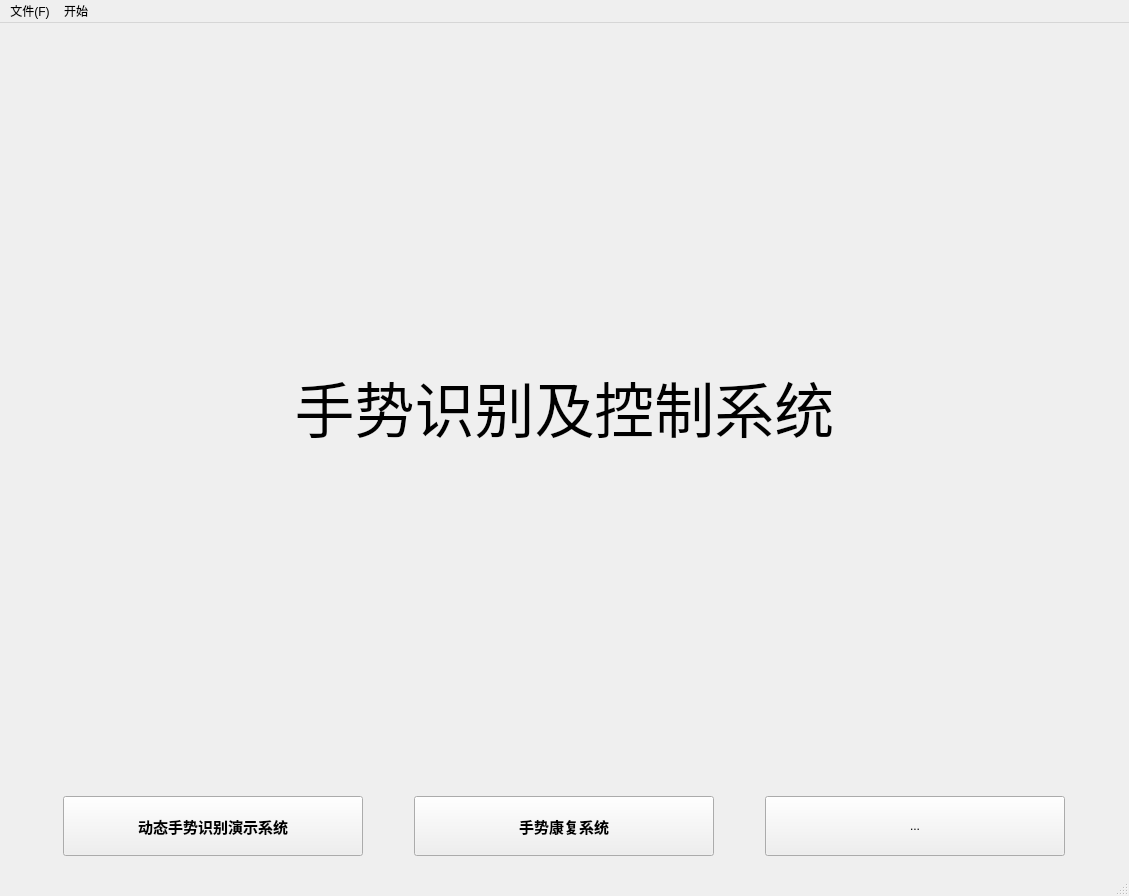
<?xml version="1.0" encoding="UTF-8"?>
<ui version="4.0">
 <class>MainWindow</class>
 <widget class="QMainWindow" name="MainWindow">
  <property name="geometry">
   <rect>
    <x>0</x>
    <y>0</y>
    <width>1129</width>
    <height>896</height>
   </rect>
  </property>
  <property name="windowTitle">
   <string>MainWindow</string>
  </property>
  <widget class="QWidget" name="centralwidget">
   <layout class="QVBoxLayout" name="verticalLayout">
    <item>
     <spacer name="verticalSpacer_2">
      <property name="orientation">
       <enum>Qt::Vertical</enum>
      </property>
      <property name="sizeHint" stdset="0">
       <size>
        <width>20</width>
        <height>40</height>
       </size>
      </property>
     </spacer>
    </item>
    <item>
     <widget class="QLabel" name="label">
      <property name="minimumSize">
       <size>
        <width>0</width>
        <height>0</height>
       </size>
      </property>
      <property name="maximumSize">
       <size>
        <width>16777215</width>
        <height>16777215</height>
       </size>
      </property>
      <property name="font">
       <font>
        <family>黑体</family>
        <pointsize>45</pointsize>
       </font>
      </property>
      <property name="text">
       <string>手势识别及控制系统</string>
      </property>
      <property name="alignment">
       <set>Qt::AlignCenter</set>
      </property>
     </widget>
    </item>
    <item>
     <spacer name="verticalSpacer">
      <property name="orientation">
       <enum>Qt::Vertical</enum>
      </property>
      <property name="sizeHint" stdset="0">
       <size>
        <width>20</width>
        <height>40</height>
       </size>
      </property>
     </spacer>
    </item>
    <item>
     <layout class="QHBoxLayout" name="horizontalLayout"/>
    </item>
    <item>
     <widget class="QWidget" name="widget" native="true">
      <layout class="QHBoxLayout" name="horizontalLayout_2">
       <item>
        <widget class="QPushButton" name="action_meeting">
         <property name="minimumSize">
          <size>
           <width>0</width>
           <height>60</height>
          </size>
         </property>
         <property name="maximumSize">
          <size>
           <width>300</width>
           <height>200</height>
          </size>
         </property>
         <property name="font">
          <font>
           <pointsize>11</pointsize>
           <weight>75</weight>
           <bold>true</bold>
          </font>
         </property>
         <property name="text">
          <string>动态手势识别演示系统</string>
         </property>
        </widget>
       </item>
       <item>
        <widget class="QPushButton" name="action_recovery">
         <property name="maximumSize">
          <size>
           <width>300</width>
           <height>200</height>
          </size>
         </property>
         <property name="font">
          <font>
           <pointsize>11</pointsize>
           <weight>75</weight>
           <bold>true</bold>
          </font>
         </property>
         <property name="text">
          <string>手势康复系统</string>
         </property>
        </widget>
       </item>
       <item>
        <widget class="QPushButton" name="pushButton_2">
         <property name="maximumSize">
          <size>
           <width>300</width>
           <height>200</height>
          </size>
         </property>
         <property name="text">
          <string>...</string>
         </property>
        </widget>
       </item>
      </layout>
     </widget>
    </item>
   </layout>
  </widget>
  <widget class="QMenuBar" name="menubar">
   <property name="geometry">
    <rect>
     <x>0</x>
     <y>0</y>
     <width>1129</width>
     <height>23</height>
    </rect>
   </property>
   <widget class="QMenu" name="menu">
    <property name="title">
     <string>文件(F)</string>
    </property>
    <addaction name="action_open"/>
   </widget>
   <widget class="QMenu" name="menu_2">
    <property name="title">
     <string>开始</string>
    </property>
    <addaction name="action_test"/>
    <addaction name="action_standby"/>
   </widget>
   <addaction name="menu"/>
   <addaction name="menu_2"/>
  </widget>
  <widget class="QStatusBar" name="statusbar"/>
  <action name="action_open">
   <property name="text">
    <string>打开图片</string>
   </property>
  </action>
  <action name="action_test">
   <property name="text">
    <string>调试</string>
   </property>
  </action>
  <action name="action_standby">
   <property name="text">
    <string>备用模式</string>
   </property>
  </action>
 </widget>
 <resources/>
 <connections>
  <connection>
   <sender>action_open</sender>
   <signal>triggered()</signal>
   <receiver>MainWindow</receiver>
   <slot>openimg()</slot>
   <hints>
    <hint type="sourcelabel">
     <x>-1</x>
     <y>-1</y>
    </hint>
    <hint type="destinationlabel">
     <x>564</x>
     <y>447</y>
    </hint>
   </hints>
  </connection>
  <connection>
   <sender>action_test</sender>
   <signal>triggered()</signal>
   <receiver>MainWindow</receiver>
   <slot>test()</slot>
   <hints>
    <hint type="sourcelabel">
     <x>-1</x>
     <y>-1</y>
    </hint>
    <hint type="destinationlabel">
     <x>564</x>
     <y>447</y>
    </hint>
   </hints>
  </connection>
  <connection>
   <sender>action_meeting</sender>
   <signal>clicked()</signal>
   <receiver>MainWindow</receiver>
   <slot>meeting()</slot>
   <hints>
    <hint type="sourcelabel">
     <x>362</x>
     <y>855</y>
    </hint>
    <hint type="destinationlabel">
     <x>564</x>
     <y>447</y>
    </hint>
   </hints>
  </connection>
  <connection>
   <sender>action_standby</sender>
   <signal>triggered()</signal>
   <receiver>MainWindow</receiver>
   <slot>standby()</slot>
   <hints>
    <hint type="sourcelabel">
     <x>-1</x>
     <y>-1</y>
    </hint>
    <hint type="destinationlabel">
     <x>564</x>
     <y>447</y>
    </hint>
   </hints>
  </connection>
  <connection>
   <sender>action_recovery</sender>
   <signal>clicked()</signal>
   <receiver>MainWindow</receiver>
   <slot>recovery()</slot>
   <hints>
    <hint type="sourcelabel">
     <x>583</x>
     <y>824</y>
    </hint>
    <hint type="destinationlabel">
     <x>707</x>
     <y>507</y>
    </hint>
   </hints>
  </connection>
 </connections>
 <slots>
  <slot>openimg()</slot>
  <slot>test()</slot>
  <slot>meeting()</slot>
  <slot>standby()</slot>
  <slot>recovery()</slot>
 </slots>
</ui>
